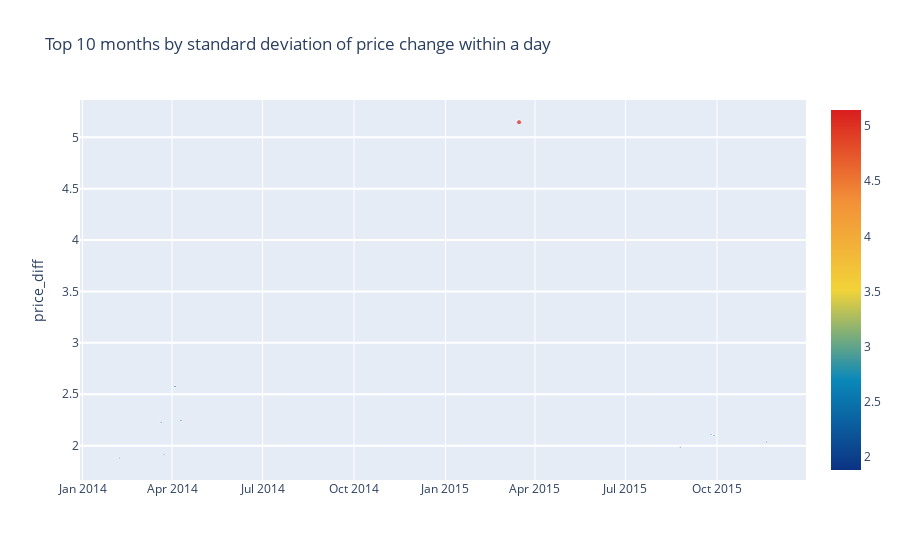

Notebook code cell kept with this figure:
### Code cell
g = grouped.sort_values(('price_diff', 'std'), ascending=False)[:10]
g['min_text'] = 'Maximum price drop: ' + (-1 * g['price_diff']['min']).astype(str)
trace = go.Scatter(
    x = g['time'].dt.strftime(date_format='%Y-%m-%d').values,
    y = g['price_diff']['std'].values,
    mode='markers',
    marker=dict(
        size = g['price_diff']['std'].values,
        color = g['price_diff']['std'].values,
        colorscale='Portland',
        showscale=True
    ),
    text = g['min_text'].values
    #text = f"Maximum price drop: {g['price_diff']['min'].values}"
    #g['time'].dt.strftime(date_format='%Y-%m-%d').values
)
data = [trace]

layout= go.Layout(
    autosize= True,
    title= 'Top 10 months by standard deviation of price change within a day',
    hovermode= 'closest',
    yaxis=dict(
        title= 'price_diff',
        ticklen= 5,
        gridwidth= 2,
    ),
    showlegend= False
)
fig = go.Figure(data=data, layout=layout)
py.iplot(fig,filename='scatter2010')

### Figure 1 — Plotly figure (JSON) as saved in the notebook; plotly's stock layout.template omitted (floating-point values rounded to 4 significant figures)
{"data": [{"marker": {"color": [5.147, 2.576, 2.246, 2.228, 2.111, 2.1, 2.036, 1.985, 1.912, 1.88], "colorscale": [[0, "rgb(12,51,131)"], [0.25, "rgb(10,136,186)"], [0.5, "rgb(242,211,56)"], [0.75, "rgb(242,143,56)"], [1, "rgb(217,30,30)"]], "showscale": true, "size": [5.147, 2.576, 2.246, 2.228, 2.111, 2.1, 2.036, 1.985, 1.912, 1.88]}, "mode": "markers", "text": ["Maximum price drop: 207.21", "Maximum price drop: 67.26999999999998", "Maximum price drop: 54.42000000000007", "Maximum price drop: 48.15499999999997", "Maximum price drop: 45.73000000000002", "Maximum price drop: 43.19999999999982", "Maximum price drop: 75.80999999999995", "Maximum price drop: 26.870000000000005", "Maximum price drop: 47.069999999999936", "Maximum price drop: 4.150000000000006"], "type": "scatter", "x": ["2015-03-16", "2014-04-04", "2014-04-10", "2014-03-21", "2015-09-25", "2015-09-28", "2015-11-20", "2015-08-25", "2014-03-24", "2014-02-07"], "y": [5.147, 2.576, 2.246, 2.228, 2.111, 2.1, 2.036, 1.985, 1.912, 1.88]}], "layout": {"autosize": true, "hovermode": "closest", "showlegend": false, "title": {"text": "Top 10 months by standard deviation of price change within a day"}, "yaxis": {"gridwidth": 2, "ticklen": 5, "title": {"text": "price_diff"}}}}
